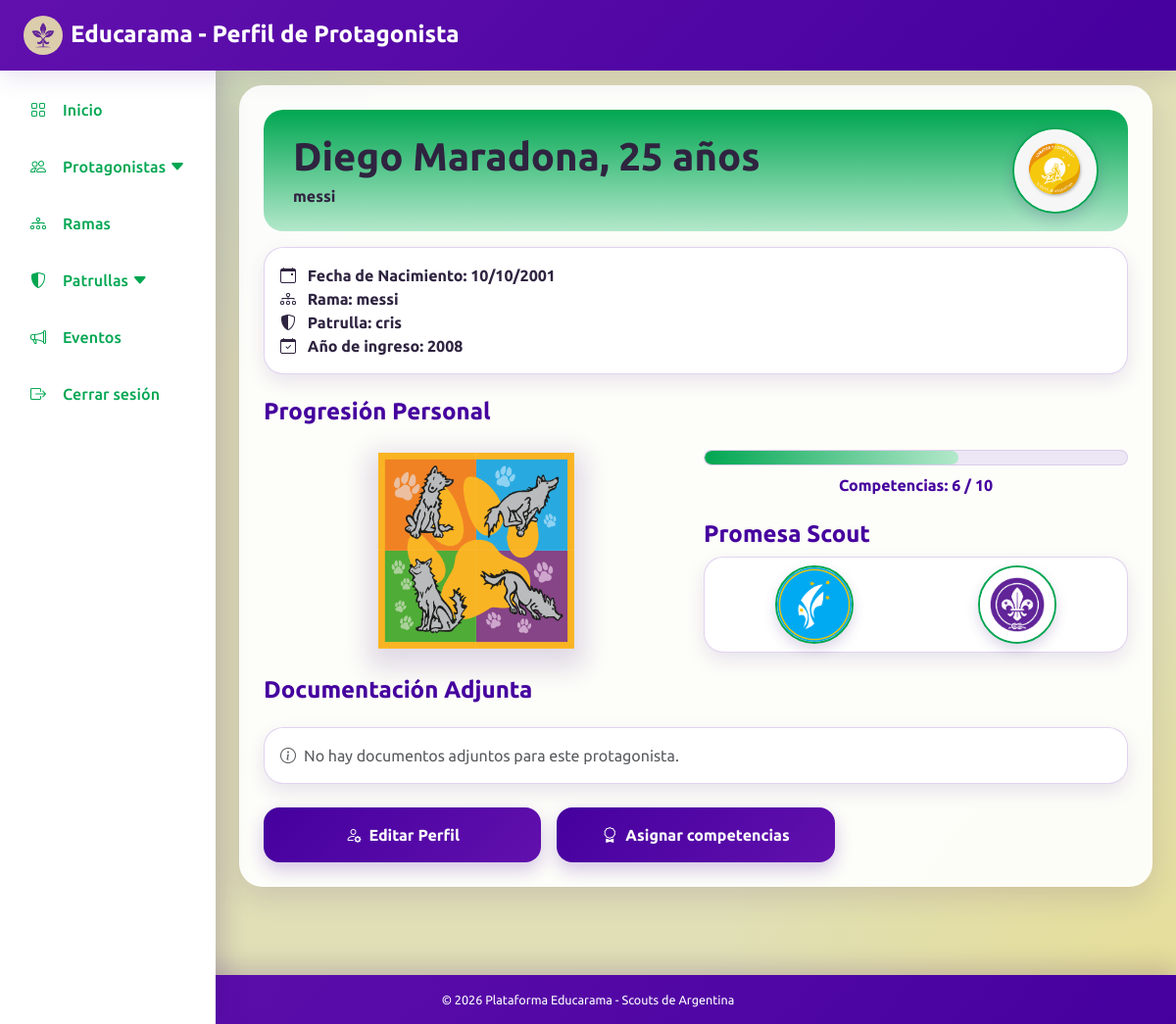
/views/pages/perfil_protagonista.php?id=3 (signed in), run on the app's committed database.
### tables this page shows
CREATE TABLE `protagonista` (
  `id` int(11) NOT NULL,
  `promesa` tinyint(1) DEFAULT NULL,
  `id_persona` int(11) NOT NULL,
  `id_rama` int(11) NOT NULL,
  `id_patrulla` int(11) DEFAULT NULL,
  `anio_ingreso` int(11) DEFAULT NULL
);

CREATE TABLE `persona` (
  `id` int(11) NOT NULL,
  `dni` int(11) NOT NULL,
  `nombre` varchar(100) DEFAULT NULL,
  `apellido` varchar(100) DEFAULT NULL,
  `fecha_nacimiento` date DEFAULT NULL
);

CREATE TABLE `rama` (
  `id` int(11) NOT NULL,
  `nombre` varchar(100) DEFAULT NULL,
  `id_grupo` int(11) NOT NULL,
  `id_rama` int(11) NOT NULL
);

CREATE TABLE `patrulla` (
  `id` int(11) NOT NULL,
  `nombre` varchar(100) DEFAULT NULL,
  `id_rama` int(11) DEFAULT NULL
);

### src/Datos/Database.php (called while the page is built)
<?php
class Database {
    private static ?PDO $conexion = null;
    public static function getConexion(): PDO {
        if (self::$conexion === null) {
            $host = 'localhost';
            $db   = 'educarama';
            $user = 'root';
            $pass = '';
            $charset = 'utf8mb4';
            $dsn = "mysql:host=$host;dbname=$db;charset=$charset";
            try {
                self::$conexion = new PDO($dsn, $user, $pass, [
                    PDO::ATTR_ERRMODE            => PDO::ERRMODE_EXCEPTION,
                    PDO::ATTR_DEFAULT_FETCH_MODE => PDO::FETCH_ASSOC,
                    PDO::ATTR_EMULATE_PREPARES   => false,
                ]);
            } catch (Throwable $e) {
                http_response_code(500);
                die(json_encode([
                    "status" => "error",
                    "message" => "Error fatal de conexión a la Base de Datos: " . $e->getMessage()
                ]));
            }
        }
        return self::$conexion;
    }
}

### src/Controladores/ProtagonistaController.php (called while the page is built, shortened)
<?php
require_once __DIR__ . '/../Datos/Database.php';
require_once __DIR__ . '/../Datos/ProtagonistaRepository.php';
require_once __DIR__ . '/../Servicios/ProtagonistaService.php';
class ProtagonistaController
{
    private ProtagonistaService $servicio;
    public function __construct()
    {
        $this->conexion = Database::getConexion();
        $personaRepository = new PersonaRepository($this->conexion);
        $protagonistaRepository = new ProtagonistaRepository($this->conexion);
        $this->servicio = new ProtagonistaService(
            $this->conexion,
            $personaRepository,
            $protagonistaRepository
        );
    }
    public function obtenerPerfilDesdeUrl(): ?array
    {
        return $this->servicio->obtenerPerfil((int) $_GET['id']);
    }
}

### src/Servicios/ProtagonistaService.php (called while the page is built, shortened)
<?php
class ProtagonistaService
{
    private ProtagonistaRepository $protagonistaRepository;
    public function __construct(
        PDO $conexion,
        PersonaRepository $personaRepository,
        ProtagonistaRepository $protagonistaRepository
    ) {
        $this->protagonistaRepository = $protagonistaRepository;
    }
    public function obtenerPerfil(int $id): ?array
    {
        return $this->protagonistaRepository->obtenerPerfilPorId($id);
    }
}

### src/Datos/ProtagonistaRepository.php (called while the page is built, shortened)
<?php
class ProtagonistaRepository
{
    private PDO $conexion;
    public function __construct(PDO $conexion)
    {
        $this->conexion = $conexion;
    }
    public function obtenerPerfilPorId(int $id): ?array
    {
        $stmt = $this->conexion->prepare("
            SELECT
                p.id,
                p.promesa,
                p.anio_ingreso,
                p.id_persona,
                p.id_rama,
                p.id_patrulla,
                per.nombre,
                per.apellido,
                per.fecha_nacimiento,
                per.dni,
                r.nombre AS rama,
                pa.nombre AS patrulla
            FROM protagonista p
            INNER JOIN persona per ON p.id_persona = per.id
            LEFT JOIN rama r ON p.id_rama = r.id
            LEFT JOIN patrulla pa ON p.id_patrulla = pa.id
            WHERE p.id = :id
        ");
        $stmt->execute([':id' => $id]);
        $protagonista = $stmt->fetch(PDO::FETCH_ASSOC);
        return $protagonista ?: null;
    }
}

### src/Helpers/RamaHelper.php (called while the page is built)
<?php
if (!function_exists('claseRama')) {
    function claseRama($idCategoria): string
    {
        return match ((int) $idCategoria) {
            1 => 'rama-manada',
            2 => 'rama-unidad',
            3 => 'rama-caminantes',
            4 => 'rama-rover',
            default => '',
        };
    }
}

### views/pages/perfil_protagonista.php (the view, shortened to what this page needs)
<?php
require_once __DIR__ . '/../../src/Controladores/ProtagonistaController.php';
require_once __DIR__ . '/../../src/Helpers/RamaHelper.php';
$controlador = new ProtagonistaController();
$protagonista = $controlador->obtenerPerfilDesdeUrl();
$fechaNacimiento = new DateTime($protagonista['fecha_nacimiento']);
$hoy = new DateTime();
$edad = $hoy->diff($fechaNacimiento)->y;
$docRepo = new DocumentoRepository();
$idCategoriaRama = (int) ($protagonista['id_categoria_rama'] ?? 2);
$documentos = $docRepo->obtenerDocumentosPorProtagonista($protagonista['id']);
?>
<!DOCTYPE html>
<html lang="es">
<head>
    <link href="https://cdn.jsdelivr.net/npm/bootstrap@5.3.0/dist/css/bootstrap.min.css" rel="stylesheet">
    <link rel="stylesheet" href="https://cdnjs.cloudflare.com/ajax/libs/bootstrap-icons/1.10.5/font/bootstrap-icons.min.css">
    <link rel="stylesheet" href="/Educarama/public/css/styles.css?v=1.5">
</head>
<body class="<?= claseRama($idCategoriaRama) ?>">
    <?php
    include __DIR__ . '/includes/barra_superior.php';
    include __DIR__ . '/includes/menu_lateral.php';
    ?>
    <div class="main-content-wrapper">
        <div class="container contenedor-principal  p-4">
            <div class="barra-superior-inst mb-3 row align-items-center
             mx-0">
                <div class="col-8">
                <h1 class="fw-bold mb-1">
                        <?= htmlspecialchars($protagonista['nombre']) ?>
                        <?= htmlspecialchars($protagonista['apellido']) ?>,
                        <?= $edad ?> años
                    </h1>
                    <p class="mb-0 fw-bold">
                        <?= htmlspecialchars($protagonista['rama'] ?? 'Sin rama asignada') ?>
                    </p>
                </div>
                <div class="col-4 d-flex justify-content-end">
                    <div class="circulo-logo">
                        <img class="img-fluid rounded-circle" src="../assets/images/RamaLogoLyL.png" alt="Logo rama">
                    </div>
                </div>
            </div>
            <div class="row mb-4 align-items-stretch">
                <div class="col-md-12 mb-3 mb-md-0">
                    <div class="tarjeta-blanca-borde p-3 h-100">
                        <p class="m-0 fw-bold">
                            <i class="bi bi-calendar-event me-2"></i>
                            Fecha de Nacimiento: <?= date("d/m/Y", strtotime($protagonista['fecha_nacimiento'])) ?>
                        </p>
                        <p class="m-0 fw-bold">
                            <i class="bi bi-diagram-3 me-2"></i>
                            Rama: <?= htmlspecialchars($protagonista['rama'] ?? 'Sin rama') ?>
                        </p>
                        <p class="m-0 fw-bold">
                            <i class="bi bi-shield-shaded me-2"></i>
                            Patrulla: <?= htmlspecialchars($protagonista['patrulla'] ?? 'Sin patrulla') ?>
                        </p>
                        <p class="m-0 fw-bold">
                            <i class="bi bi-calendar-check me-2"></i>
                            Año de ingreso: <?= htmlspecialchars($protagonista['anio_ingreso'] ?? 'Sin dato') ?>
                        </p>
                    </div>
                </div>
            </div>
            <div class="row g-3 mb-4">
                <div class="col-12">
                    <h2 class="h4 texto-violeta fw-bold">Progresión Personal</h2>
                </div>
                <div class="col-md-6">
                    <div class="h-100 d-flex flex-column align-items-center justify-content-center">
                        <div class="pieza-insignia h50 d-flex flex-wrap">
                             <div class="d-grid h50" style="grid-template-columns: repeat(2, 1fr);">
                                <img class="img-fluid" src="../assets/images/insignias/Progresion 1 Rama Lobatos y Lobeznas_Lobo Pata Tierna.png" alt="Insignia 1">
                                <img class="img-fluid" src="../assets/images/insignias/Progresion 2 Rama Lobatos y Lobeznas_Lobo Saltador.png" alt="Insignia 2">
                                <img class="img-fluid" src="../assets/images/insignias/Progresion 4 Rama Lobatos y Lobeznas_Lobo Cazador.png" alt="Insignia 4">
                                <img class="img-fluid" src="../assets/images/insignias/Progresion 3 Rama Lobatos y Lobeznas_Lobo Rastreador.png" alt="Insignia 3">
                            </div>
                        </div>
                    </div>
                </div>
                <div class="col-md-6 justify-content-center d-flex flex-column">
                    <div class="d-flex flex-column align-items-center justify-content-center">
                        <div class="barra-progreso w-100 mb-2">
                             <div class="progreso-actual" style="width: 60%;"></div>
                        </div>
                        <p class="texto-violeta fw-bold m-0">Competencias: 6 / 10</p>
                    </div>
                    <h2 class="h4 texto-violeta fw-bold mt-4">Promesa Scout</h2>
                    <div class="tarjeta-blanca-borde p-2 d-flex flex-row align-items-center justify-content-around">
                        <div class="insignia-pequena">
                            <img src="../assets/images/FlorLizNacional.png" alt="Insignia Nacional">
                        </div>
                        <div class="insignia-pequena">
                            <img src="../assets/images/FlorLizInternacional.jpg" alt="Insignia Internacional">
                        </div>
                    </div>
                </div>
            </div>
            <div class="row g-3 mb-4">
                <div class="col-12">
                    <h2 class="h4 texto-violeta fw-bold">Documentación Adjunta</h2>
                </div>
                <div class="col-12">
                    <div class="tarjeta-blanca-borde p-3">
                        <?php if (empty($documentos)): ?>
                            <p class="text-muted m-0"><i class="bi bi-info-circle me-2"></i>No hay documentos adjuntos para este protagonista.</p>
                        <?php endif; ?>
                    </div>
                </div>
            </div>
            <div class="row g-3">
                <div class="col-12 col-md-4">
                    <a href="alta_protagonista.php?id=<?= $protagonista['id'] ?>" class="boton-primario w-100 py-3 fw-bold text-decoration-none text-center d-block">
                        <i class="bi bi-person-gear me-2"></i>Editar Perfil
                    </a>
                </div>
                <div class="col-12 col-md-4">
                    <a href="gestionar_competencias.php?id=<?= $protagonista['id'] ?>" class="boton-primario w-100 py-3 fw-bold text-decoration-none text-center d-block">
                        <i class="bi bi-award me-2"></i>Asignar competencias
                    </a>
                </div>
            </div>
        </div>
    </div>
    <?php include __DIR__ . '/includes/barra_inferior.php'; ?>
</body>
</html>

### public/css/styles.css (style rules this page uses)
:root { --celeste-inst: #00aaf2; --violeta-primario: #45009e; --violeta-secundario: #a068d4; --violeta-oscuro: #320071; --orquidea-bordes: #6110ad; --lila-cards: #b85bee; --beige-fondo: #e0dfb6; --blanco: #ffffff; --texto-principal: #2f2440; --texto-suave: #6f647c; --borde-suave: rgba(97, 16, 173, 0.18); --sombra-suave: 0 10px 30px rgba(50, 0, 113, 0.12); --sombra-card: 0 8px 20px rgba(50, 0, 113, 0.1); --scout-amarillo: hsl(50, 98%, 54%); --scout-verde: #00a651; --scout-celeste: #00aaf2; --scout-rojo: #e30613; --scout-amarillo-claro: #fef4b8; --scout-verde-claro: #b3e8cb; --scout-celeste-claro: #b3e6fa; --scout-rojo-claro: #f9b2b6; --rama-primario: var(--violeta-primario); --rama-secundario: var(--violeta-secundario); --sidebar-width: 220px; --sidebar-mobile-width: 68px; --navbar-height: 72px; --footer-height: 50px; }
.rama-unidad { --rama-primario: var(--scout-verde); --rama-secundario: var(--scout-verde-claro); }
body.rama-unidad { --rama-primario: var(--scout-verde); --rama-secundario: var(--scout-verde-claro); }
* { box-sizing: border-box; }
html, body { min-height: 100%; }
body { margin: 0; font-family: "Ubuntu", "Segoe UI", Tahoma, Geneva, Verdana, sans-serif; font-weight: 400; color: var(--texto-principal); background: radial-gradient( circle at top left, rgba(0, 170, 242, 0.16), transparent 28% ), radial-gradient( circle at bottom right, rgba(253, 214, 23, 0.2), transparent 30% ), var(--beige-fondo); }
h1, h2, h3, h4, h5, h6 { font-family: "Ubuntu", sans-serif; font-weight: 700; }
.texto-violeta { color: var(--violeta-primario); }
.main-content-wrapper { padding: calc(var(--navbar-height) + 15px) 24px calc(var(--footer-height) + 40px); min-height: 100vh; margin-left: var(--sidebar-width); }
.contenedor-principal { background: rgba(255, 255, 255, 0.92); border-radius: 24px; box-shadow: var(--sombra-suave); border: 1px solid rgba(255, 255, 255, 0.7); max-width: 1100px; }
.barra-superior-inst { background: linear-gradient( 180deg, var(--rama-primario), var(--rama-secundario) ); padding: 18px; border-radius: 20px; box-shadow: var(--borde-suave); }
.tarjeta-blanca-borde { background-color: #ffffff; border: 1px solid var(--borde-suave); border-radius: 20px; box-shadow: var(--sombra-card); }
.circulo-logo, .insignia-pequena { background: white; border-radius: 50%; display: flex; align-items: center; justify-content: center; box-shadow: 0 6px 14px rgba(50, 0, 113, 0.16); border: 2px solid var(--rama-primario); overflow: hidden; }
.circulo-logo { width: 88px; height: 88px; }
.insignia-pequena { width: 80px; height: 80px; }
.insignia-pequena img, .circulo-logo img { width: 100%; height: 100%; object-fit: contain; }
.barra-progreso { height: 16px; background-color: #ece7f4; border-radius: 999px; overflow: hidden; border: 1px solid rgba(97, 16, 173, 0.12); }
.progreso-actual { height: 100%; background: linear-gradient( 90deg, var(--rama-primario), var(--rama-secundario) ); border-radius: 999px; }
.pieza-insignia { box-shadow: 0px 10px 25px 10px rgba(50, 0, 113, 0.14); max-width: 200px; }
.boton-primario { background: linear-gradient( 135deg, var(--violeta-primario), var(--orquidea-bordes) ); color: white; border: none; border-radius: 16px; transition: all 0.22s ease; box-shadow: 0 8px 18px rgba(69, 0, 158, 0.22); }

### data on the page
protagonista: persona.nombre "Diego", persona.apellido "Maradona", id_rama.nombre "messi", persona.fecha_nacimiento "10/10/2001", id_patrulla.nombre "cris", anio_ingreso "2008"

### other printed values
$tituloPagina "Perfil de Protagonista"
